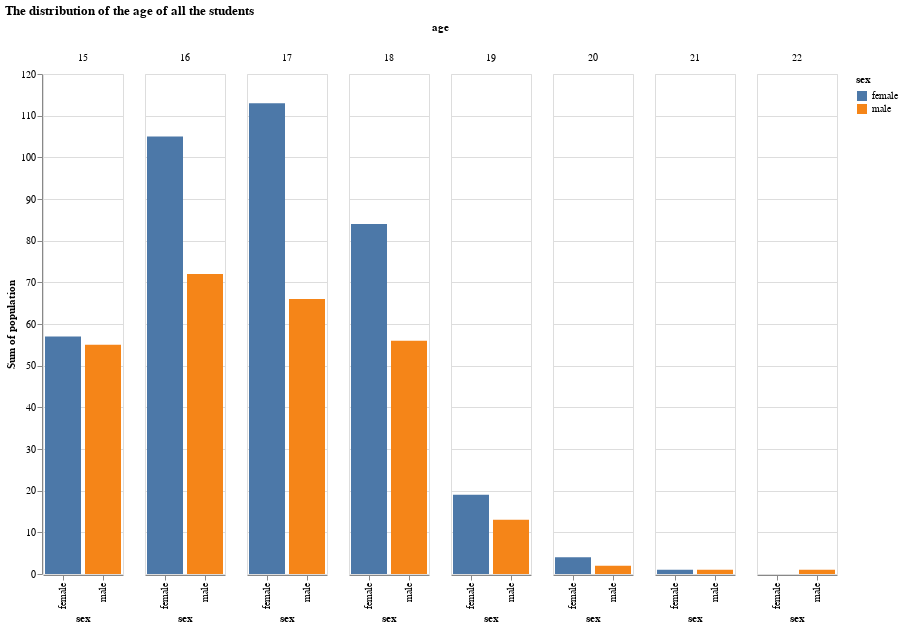

This figure's notebook cell:
### Code cell
age = list(data['age'])
sex = list(data['sex'])

age_list = np.linspace(min(age), max(age), max(age) - min(age) + 1)
age_list = np.array(age_list, dtype="int32")
age_list = age_list.tolist()
m_list = np.zeros((max(age) - min(age) + 1), dtype="int32")
m_list = m_list.tolist()
f_list = np.zeros((max(age) - min(age) + 1), dtype="int32")
f_list = f_list.tolist()

for i in range(len(age)):
    if sex[i] == "M":
        for j in range(len(age_list)):
            if age_list[j] == age[i]:
                m_list[j] = m_list[j] + 1
    if sex[i] == "F":
        for j in range(len(age_list)):
            if age_list[j] == age[i]:
                f_list[j] = f_list[j] + 1

for i in range(len(age_list)):
    age_list.append(age_list[i])
sex_list = ["male","male","male","male","male","male","male","male","female","female","female","female","female","female","female","female",]
population = m_list
for i in range(len(f_list)):
    population.append(f_list[i])
for i in range(len(age_list)):
    age_list[i] = str(age_list[i])

df = pd.DataFrame({
    "age" : age_list,
    "sex": sex_list,
    "population": population})


alt.Chart(df, title="The distribution of the age of all the students").mark_bar().encode(
    x='sex:O',
    y='sum(population):Q',
    color='sex:N',
    column='age:N'
).properties(width=80,height=500)

### Figure 1 — Vega-Lite specification as saved in the notebook (floating-point values rounded to 4 significant figures)
{"config": {"view": {"continuousWidth": 400, "continuousHeight": 300}}, "data": {"name": "data-42aa0ee2f80bbbf007aaf6b23fa18ed5"}, "mark": "bar", "encoding": {"color": {"type": "nominal", "field": "sex"}, "column": {"type": "nominal", "field": "age"}, "x": {"type": "ordinal", "field": "sex"}, "y": {"type": "quantitative", "aggregate": "sum", "field": "population"}}, "height": 500, "title": "The distribution of the age of all the students", "width": 80, "$schema": "https://vega.github.io/schema/vega-lite/v4.8.1.json", "datasets": {"data-42aa0ee2f80bbbf007aaf6b23fa18ed5": [{"age": "15", "sex": "male", "population": 55}, {"age": "16", "sex": "male", "population": 72}, {"age": "17", "sex": "male", "population": 66}, {"age": "18", "sex": "male", "population": 56}, {"age": "19", "sex": "male", "population": 13}, {"age": "20", "sex": "male", "population": 2}, {"age": "21", "sex": "male", "population": 1}, {"age": "22", "sex": "male", "population": 1}, {"age": "15", "sex": "female", "population": 57}, {"age": "16", "sex": "female", "population": 105}, {"age": "17", "sex": "female", "population": 113}, {"age": "18", "sex": "female", "population": 84}, {"age": "19", "sex": "female", "population": 19}, {"age": "20", "sex": "female", "population": 4}, {"age": "21", "sex": "female", "population": 1}, {"age": "22", "sex": "female", "population": 0}]}}
